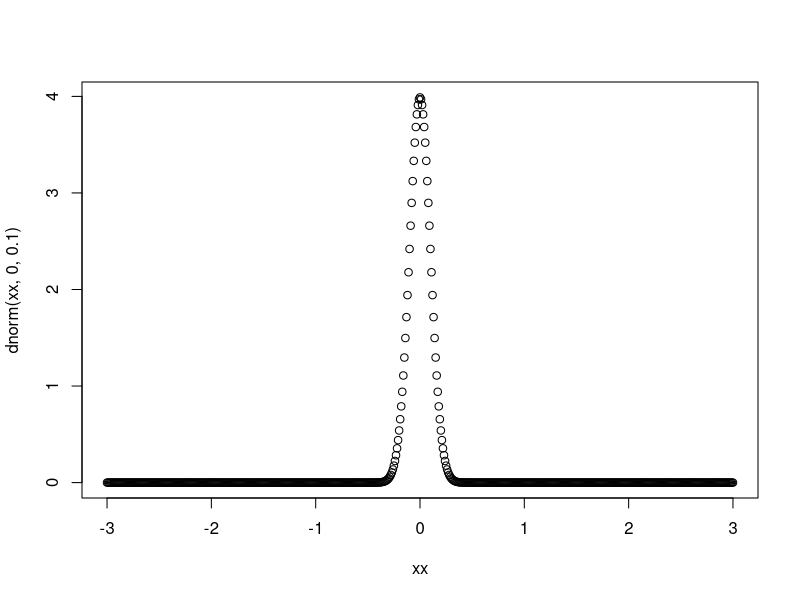
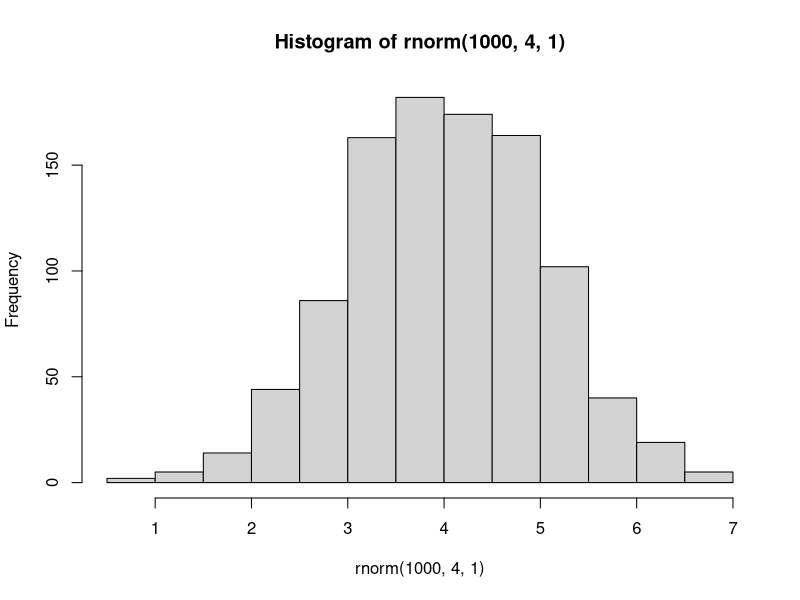

Here is the R script that generated these plots, in order: (Note: this script raises an error after producing the figures.)
n_people_tot <- 50
pbday <- rep(0, n_people_tot)
for (k in 2:n_people_tot) {
  n_tests = 1E5; cb <- 0
  for (i in 1:n_tests) {
    bdays <- sample(1:365 , k ,
                    replace=TRUE)
    if (length(bdays) > length(unique(bdays ))) {
      cb = cb + 1
    }
  }
  pbday[k] <- cb/n_tests
  message(paste("k:", k, "pb(",k,"):",pbday[k]))
}
pfunc <- function(f, b) function(a) f(a,b)
p50_index <- Position(pfunc(`>`, 0.5) , pbday)
message(paste("First element with prob >0.5:", p50_index))




xc <- seq(-2,2,1)
pc <- pnorm(xc,0,1)
qc <- qnorm(pc)
xx=seq(-3,3,0.01)
xx
plot(xx,dnorm(xx,0,0.1))
hist(rnorm(1000,4,1))
p1 <- ggplot ( mpg , aes ( xx , dnorm(xx,0,0.1) ))
p1
yy=dnorm(xx,0,0.1)
df=data.frame(xx,yy)
ggplot(xx,yy)
ggplot(data=df, aes(x = xx, y = yy))+geom_line()


p1 <- hist(rnorm(500,4))                     # centered at 4
p2 <- hist(rnorm(500,6))                     # centered at 6
plot( p1, col=rgb(0,0,1,1/4), xlim=c(0,10))  # first histogram
plot( p2, col=rgb(1,0,0,1/4), xlim=c(0,10), add=T)  # second





cust <- 4
p <- 4/15
x <- 0:4
ap <- dbinom(x,cust ,p)
barplot(ap,names=x, col="navy", xlab="x", ylab="f(x)", density=40,main = sprintf("Binomial distr. Customers=%d, p=%.2f",cust ,p),cex.lab=1.5, cex.axis=1.25, cex.main=1.25, cex.sub=1.5)
cat(paste(c("P(2|np) = ", ap[3],"\n")))



n <- 20
r <- 10
p <- seq(0, 1, length.out = 201)
p.post <- dbinom(x=r, size=n, prob=p)
plot(p, p.post ,
     xaxs="i", yaxs="i", col="navy",
     type="l", lty=1, lwd = 3,
     ylim=c(0,0.2),
     xlab="p",
     ylab=expression(paste(Pˆsymbol("*"),
                           "(p | r,n,M)")))





alpha.prior <- 10; beta.prior <- 10
Nsamp <- 200
delta.p <- 1/Nsamp
p <- seq(from=1/(2*Nsamp),
         by=1/Nsamp ,
         length.out=Nsamp)


p.like <- dbinom(x=r, size=n, prob=p)
p.like1 <- p.like /( delta.p*sum(p.like ))
plot(p,p.like1)
par(mfrow=c(1,2))

f <- function(x,a=30,b=40){dgamma(x,a,b)}
x=seq(0,1,0.001)
plot(x,f(x))
k <-0; integral <-1; interval <- 0.95
while (integral > 0.95){k <- k + 0.01; integral <- integrate(f, k,1-k)$value}



p     <- c(1:30)
 n <- 75
 prob <- 0.15
 binom <- dbinom(p,n,prob)
 plot(p, binom, xlab="number of times", col="navy",lwd = 2.6,type="l",ylab="Density" )
 title(main=paste("former prob (15%. not the new method!) pdf of the number of times the new method fails"), line=0.7, cex.main=1.2)
 
 
 beta.func  <- function(exp.x, std.x){return((((1-exp.x)*exp.x)/((std.x)**2) - 1) / (1+ exp.x/(1-exp.x)))}
 
 
 alpha.func <- function(exp.x, std.x){return((exp.x/(1-exp.x))*(((1-exp.x)*exp.x)/((std.x)**2) - 1) / (1+ exp.x/(1-exp.x)))}
 
 
 data <- c(514,536,345,440,427,443,386,418,364,
           483,506,385,410,561,275,306,294,402,
           350,343,480,334,324,414,296)

p=seq(200,600,0.1)
a=1231.5
lam=3.82
plot(p,dgamma(p,a,lam),type = "l")
title(main="prior")
plot()



# Utils
n.sample <- 4000
mu <- seq(300,500,length.out=n.sample)
delta.mu <- mu[2]-mu[1]

N <- length(data)
y.bar <- mean(data)

sigma.sq <- (80**2)
s.sq <- (80**2)
m <- 325

mean=mean(data)
v=var(data)
lambda.post=beta.func




mu.post <- (1/s.sq) / (N/sigma.sq + 1/s.sq) * m + (N/sigma.sq) / (N/sigma.sq + 1/s.sq) * y.bar
sd.sq.post <- (sigma.sq * s.sq) / (sigma.sq + N * s.sq)


plot(mu,dnorm(mu,mu.post,sqrt(sd.sq.post)),type = "l")
abline(v=q1)
abline(v=q2)
q1=qnorm(0.05,mu.post,sqrt(sd.sq.post))
q2=qnorm(0.95,mu.post,sqrt(sd.sq.post))




